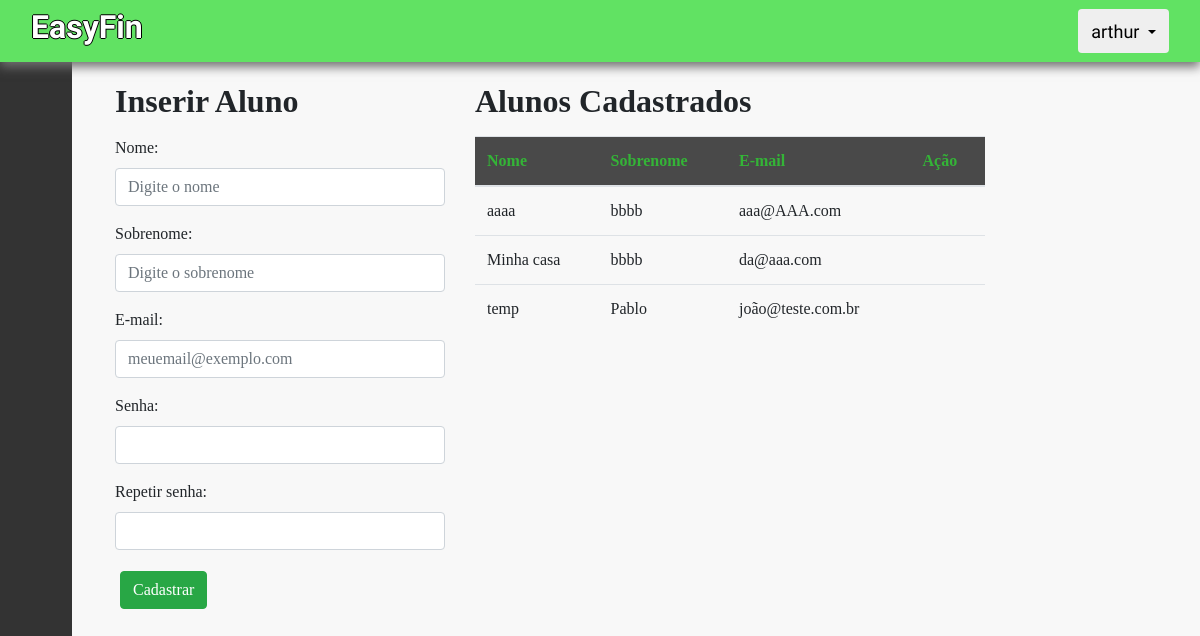
/alunos (signed in), run on an earlier commit of the app's database.
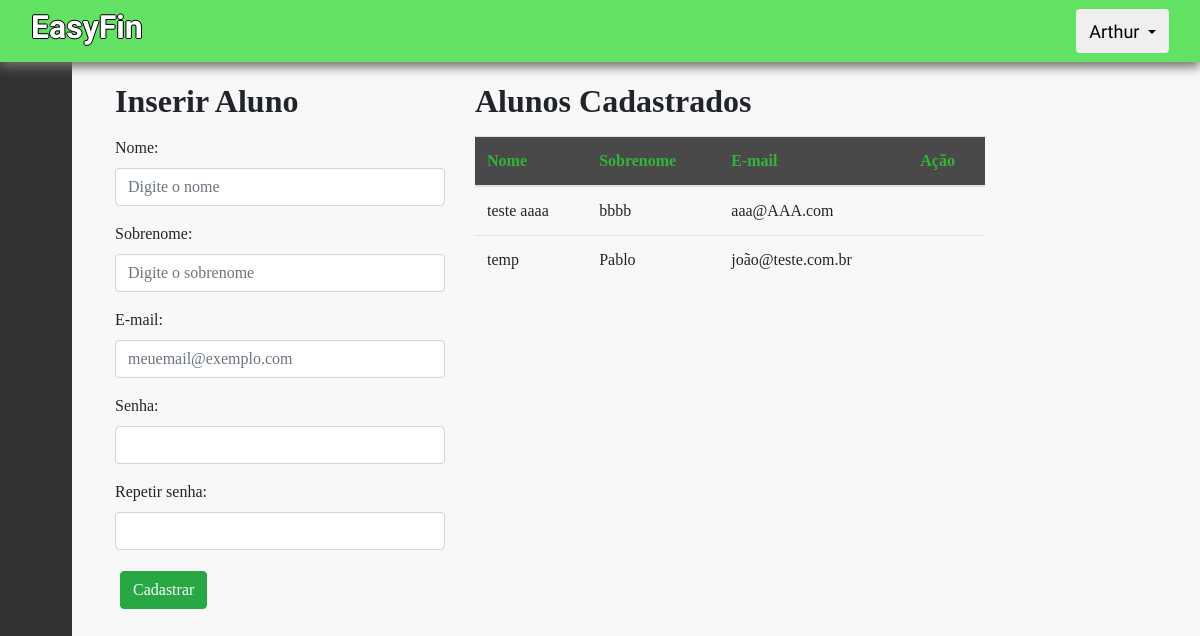
And on a later commit of the database.
### app/models/tables.py (models this page shows, shortened)
class Professor(db.Model):
    __tablename__ = "professores"
    id = db.Column(db.Integer, primary_key=True)
    email = db.Column(db.String, unique=True)
    nome = db.Column(db.String)
    sobrenome = db.Column(db.String)
    password = db.Column(db.String)
    disciplina = db.Column(db.String)
    @property
    def is_authenticated(self):
        return True

class Aluno(db.Model):
    __tablename__ = "alunos"
    id = db.Column(db.Integer, primary_key=True)
    email = db.Column(db.String, unique=True)
    nome = db.Column(db.String)
    sobrenome = db.Column(db.String)
    password = db.Column(db.String)

### app/controllers/default.py (the view, shortened to what this page needs)
@app.route("/alunos", methods=["POST", "GET"])
def alunos():
    form = addAluno()
    alunos = Aluno.query.all()
    return render_template('alunos.html', alunos=alunos, form=form)

### app/models/forms.py
class addAluno(FlaskForm):
    nome = StringField("nome", validators=[DataRequired()])
    sobrenome = StringField("nome", validators=[DataRequired()])
    email = StringField("email", validators=[DataRequired(), Email(message="E-mail inválido.")])
    password = PasswordField("password", validators=[DataRequired(), EqualTo('confirm', message='As senhas não coincidem!')])
    confirm = PasswordField('Repeat Password', validators=[DataRequired()])

### app/models/tables.py (called while the page is built)
@login_manager.user_loader
def load_user(id):
    return Professor.query.filter_by(id=id).first()

### app/templates/alunos.html (shortened to what this page needs)
{% extends 'logged-base.html' %}
{% block contect %}
<div class="row">
    <div class="col-lg-4">
        <h2 class="subTitulo">Inserir Aluno</h2>
        <form action="" method="POST">
            <div class="form-group">
                <label>Nome:</label>
                {{ form.nome(class="form-control stringInput", placeholder="Digite o nome", id="nome") }}
            </div>
            <div class="form-group">
                <label>Sobrenome:</label>
                {{ form.sobrenome(class="form-control stringInput", placeholder="Digite o sobrenome", id="sobrenome") }}
            </div>
            <div class="form-group">
                <label>E-mail:</label>
                {{ form.email(class="form-control stringInput", placeholder="meuemail@exemplo.com", id="email") }}
            </div>
            <div class="form-group">
                <label>Senha:</label>
                {{ form.password(class="form-control stringInput", id="password") }}
            </div>
            <div class="form-group">
                <label>Repetir senha:</label>
                {{ form.confirm(class="form-control stringInput", id="password") }}
            </div>
            <button type="submit" class="btn btn-success tn-default btnMargins" id="submit" >Cadastrar</button>
        </form>
    </div>
    <div class="col-lg-6">
        <h2 class="subTitulo coluna2">Alunos Cadastrados</h2>
        <div class="table-responsive">
            <table class="table" id="rowTable">
                <thead>
                    <tr>
                        <th scope="col">Nome</th>
                        <th scope="col">Sobrenome</th>
                        <th scope="col">E-mail</th>
                        <th scope="col">Ação</th>
                    </tr>
                </thead>
                <tbody>
                    {% for aluno in alunos %}
                    <tr>
                        <td>{{ aluno.nome }}</td>
                        <td>{{ aluno.sobrenome }}</td>
                        <td>{{ aluno.email }}</td>
                        <td><a href="apagar/aluno/{{aluno.id}} "></a>
                        </td>
                    </tr>
                    {% endfor %}
                </tbody>
            </table>
        </div>
    </div>
</div>
</div>
{% endblock %}

### app/templates/logged-base.html (shortened to what this page needs)
<!DOCTYPE html><html lang="pt-br">
<head>
    <link rel=stylesheet type=text/css href="{{ url_for('static', filename='css/homebase.css') }}">
    <link rel=stylesheet type=text/css href="{{ url_for('static', filename='css/bootstrap.min.css') }}">
    </head>
{% if current_user.is_authenticated %}
<link rel=stylesheet type=text/css href="{{ url_for('static', filename='css/sidebar.css') }}">
<link rel="stylesheet" href="https://cdn.materialdesignicons.com/4.9.95/css/materialdesignicons.min.css"/>
<body class="corpo" style="background-color:rgb(248, 248, 248)">
    <nav class="navbar navPrincipal">
        <div class="container-fluid">
          <h2 class="tituloPrincipal">EasyFin</h2>
          <div class="btn-group">
              <button type="button" class="btn btn-default dropdown-toggle" data-bs-toggle="dropdown" aria-expanded="false" data-toggle="dropdown">
                  <span class="glyphicon glyphicon-user userFont userName">{{ current_user.nome }}</span>
              </button>
          </div>
      </div>
    </nav>
        <aside class="sidebar">
			<nav>
				<ul class="sidebar__nav">
					<li>
						<a href="{{ url_for('dashboard') }}" class="sidebar__nav__link">
						</a>
					</li>
					<li>
						<a href="{{ url_for('professores') }}" class="sidebar__nav__link">
						</a>
					</li>
					<li>
						<a href="{{ url_for('alunos') }}" class="sidebar__nav__link">
						</a>
					</li>
					<li>
						<a href="{{ url_for('noticias') }}" class="sidebar__nav__link">
						</a>
					</li>
					<li>
						<a href="{{ url_for('questoes') }}" class="sidebar__nav__link">
						</a>
					</li>
				</ul>
			</nav>
		</aside>
			<main class="main">
				<div id="page-content-wrapper">
					<div class="container-fluid">
						{% block contect %}
						{% endblock %}
					</div>
		</main>
</body>
{% endif %}

What changed in the data, as far as the page shows it:
removed Aluno: nome "Minha casa", sobrenome "bbbb", email "da@aaa.com"
changed Professor: nome "arthur" → "Arthur"
changed Aluno "bbbb": nome "aaaa" → "teste aaaa"
